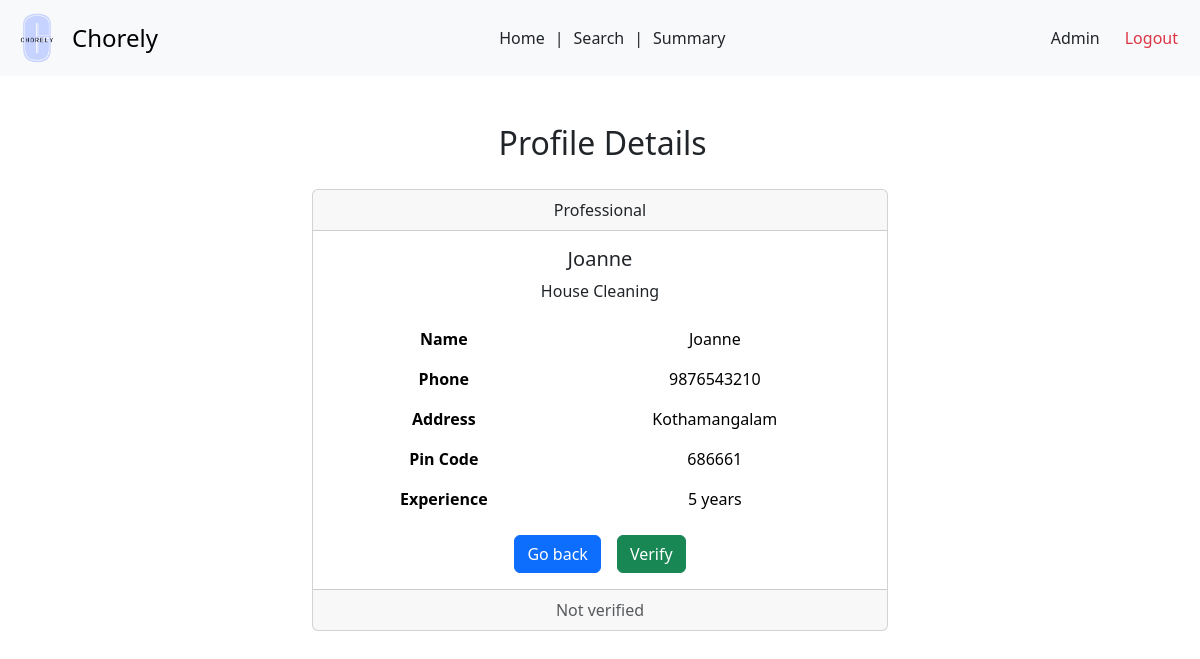
The page /admin/view/pro/1 on the database as committed earlier.
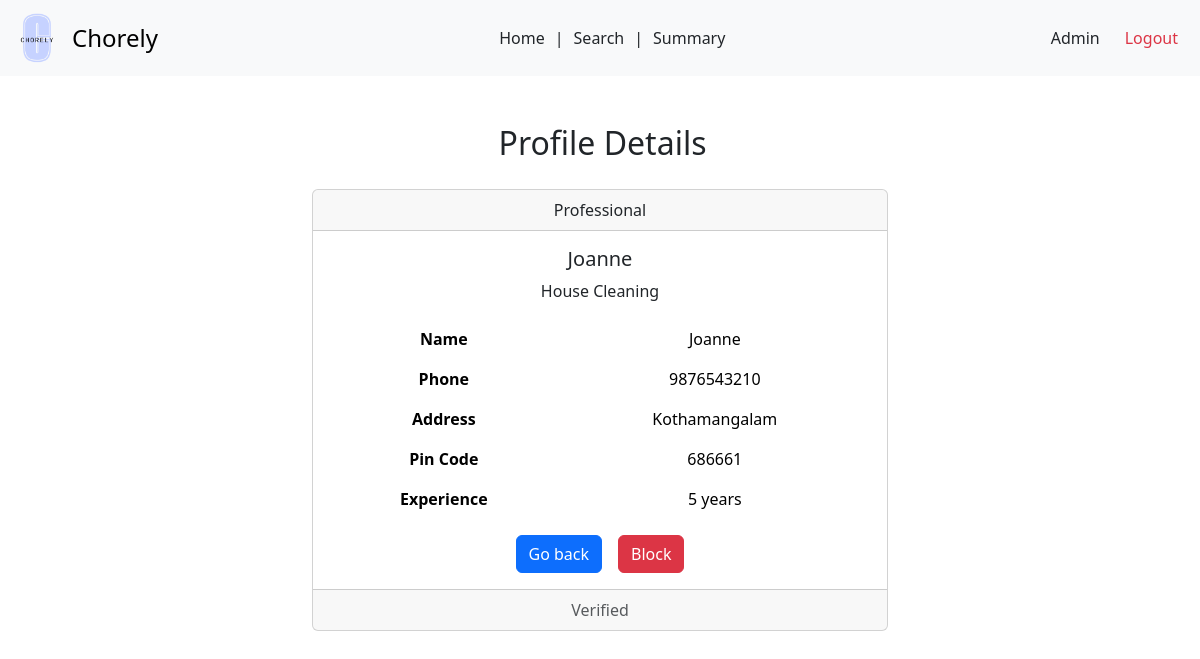
The same page on the database as committed later.
### backend/adminController.py (the view)
@app.route('/admin/view/pro/<int:pro_id>', methods =['GET'])
def view_pro(pro_id):
  pro = ServiceProfessionals.query.get(pro_id)
  return render_template('admin-view-pro.html', pro = pro)

### templates/admin-view-pro.html (shortened to what this page needs)
<!DOCTYPE html>
<html lang="en">
<head>
  <link href="https://cdn.jsdelivr.net/npm/bootstrap@5.3.3/dist/css/bootstrap.min.css" rel="stylesheet">
  <link rel="stylesheet" href="{{ url_for('static', filename = 'prof-dash.css')}}">
  <link rel="stylesheet" href="{{ url_for('static', filename = 'navbar.css')}}">
</head>
<body>
  <nav class="navbar bg-body-tertiary">
    <div class="container-fluid">
      <a class="navbar-brand d-flex align-items-center" href="#" style="text-decoration: none;">
        <img src="{{ url_for('static', filename = 'logo.png')}}" alt="Chorely Logo" width="50" height="50" id="logo">
        <span style="font-size: 1.5rem;">Chorely</span>
      </a>
      <div style="display: flex;">
        <a class="nav-link active" aria-current="page" href="#">Home</a>
        |
        <a class="nav-link" href="#">Search</a>
        |
        <a class="nav-link" href="#">Summary</a>
      </div>
      <div class="d-flex text text-end">
        <a class="nav-link" href="#">Admin</a>
        <a class="nav-link text-danger" href="/userlogin">Logout</a>
      </div>
    </div>
  </nav>
  <div id="main">
    <div id="canvas">
      <br>
      <h2 class="headings text text-center">Profile Details</h2><br>
      <div class="card text-center" style="width: 60%; margin: auto;">
        <div class="card-header">
          Professional
        </div>
        <div class="card-body">
          <h5 class="card-title">{{ pro.name }}</h5>
          <p class="card-text">{{ pro.service.name }}</p>
          <table class="table table-borderless mb-3">
            <tbody>
              <tr>
                <th>Name</th>
                <td>{{ pro.name | title }}</td>
              </tr>
              <tr>
                <th>Phone</th>
                <td>{{ pro.phone }}</td>
              </tr>
              <tr>
                <th>Address</th>
                <td>{{ pro.address | title }}</td>
              </tr>
              <tr>
                <th>Pin Code</th>
                <td>{{ pro.pin_code }}</td>
              </tr>
              <tr>
                <th>Experience</th>
                <td>{{ pro.experience_years | int }} years</td>
              </tr>
            </tbody>
          </table>
          <div class="text justify-content-center d-flex">
            <a href="javascript: history.back()" class="btn btn-primary ms-3">Go back</a>
            {% if pro.profile_verified %}
            <a href="#" class="btn btn-danger mx-3">Block</a>
            {% else %}
              <a href="/admin/approve/prof/{{ pro.professional_id }}" class="btn btn-success mx-3">Verify</a>
            {% endif %}
          </div>
        </div>
        <div class="card-footer text-body-secondary">
          {% if pro.profile_verified %}
            Verified
          {% else %}
            Not verified
          {% endif %}
        </div>
      </div>
</body>
</html>

Rows that differ between the two databases and show on the page:
changed ServiceProfessionals "Joanne": profile_verified False → True (drawn)
Other text that changed with them:
text no longer shown: "Verify Not verified"
text now shown: "Block Verified"
